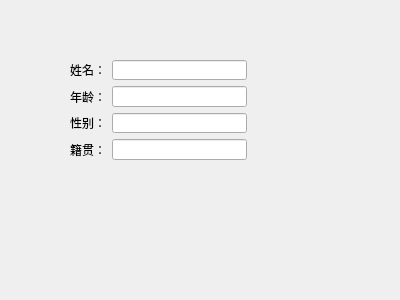
<?xml version="1.0" encoding="UTF-8"?>
<ui version="4.0">
 <class>Form</class>
 <widget class="QWidget" name="Form">
  <property name="geometry">
   <rect>
    <x>0</x>
    <y>0</y>
    <width>400</width>
    <height>300</height>
   </rect>
  </property>
  <property name="windowTitle">
   <string>Form</string>
  </property>
  <widget class="QWidget" name="">
   <property name="geometry">
    <rect>
     <x>70</x>
     <y>60</y>
     <width>177</width>
     <height>100</height>
    </rect>
   </property>
   <layout class="QFormLayout" name="formLayout">
    <item row="0" column="0">
     <widget class="QLabel" name="label">
      <property name="text">
       <string>姓名：</string>
      </property>
     </widget>
    </item>
    <item row="0" column="1">
     <widget class="QLineEdit" name="lineEdit"/>
    </item>
    <item row="1" column="0">
     <widget class="QLabel" name="label_2">
      <property name="text">
       <string>年龄：</string>
      </property>
     </widget>
    </item>
    <item row="1" column="1">
     <widget class="QLineEdit" name="lineEdit_2"/>
    </item>
    <item row="2" column="0">
     <widget class="QLabel" name="label_3">
      <property name="text">
       <string>性别：</string>
      </property>
     </widget>
    </item>
    <item row="2" column="1">
     <widget class="QLineEdit" name="lineEdit_3"/>
    </item>
    <item row="3" column="0">
     <widget class="QLabel" name="label_4">
      <property name="text">
       <string>籍贯：</string>
      </property>
     </widget>
    </item>
    <item row="3" column="1">
     <widget class="QLineEdit" name="lineEdit_4"/>
    </item>
   </layout>
  </widget>
 </widget>
 <tabstops>
  <tabstop>lineEdit</tabstop>
  <tabstop>lineEdit_2</tabstop>
  <tabstop>lineEdit_3</tabstop>
  <tabstop>lineEdit_4</tabstop>
 </tabstops>
 <resources/>
 <connections/>
</ui>
